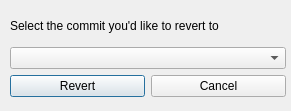
<?xml version="1.0" encoding="UTF-8"?>
<ui version="4.0">
 <class>GitRevertDialog</class>
 <widget class="QDialog" name="GitRevertDialog">
  <property name="geometry">
   <rect>
    <x>0</x>
    <y>0</y>
    <width>291</width>
    <height>111</height>
   </rect>
  </property>
  <property name="windowTitle">
   <string>Dialog</string>
  </property>
  <widget class="QWidget" name="">
   <property name="geometry">
    <rect>
     <x>10</x>
     <y>10</y>
     <width>276</width>
     <height>87</height>
    </rect>
   </property>
   <layout class="QVBoxLayout" name="verticalLayout">
    <item>
     <widget class="QLabel" name="label">
      <property name="text">
       <string>Select the commit you'd like to revert to</string>
      </property>
     </widget>
    </item>
    <item>
     <widget class="QComboBox" name="commitSelector"/>
    </item>
    <item>
     <layout class="QHBoxLayout" name="horizontalLayout">
      <item>
       <widget class="QPushButton" name="revertButton">
        <property name="text">
         <string>Revert</string>
        </property>
       </widget>
      </item>
      <item>
       <widget class="QPushButton" name="cancelButton">
        <property name="text">
         <string>Cancel</string>
        </property>
       </widget>
      </item>
     </layout>
    </item>
   </layout>
  </widget>
 </widget>
 <resources/>
 <connections/>
</ui>
